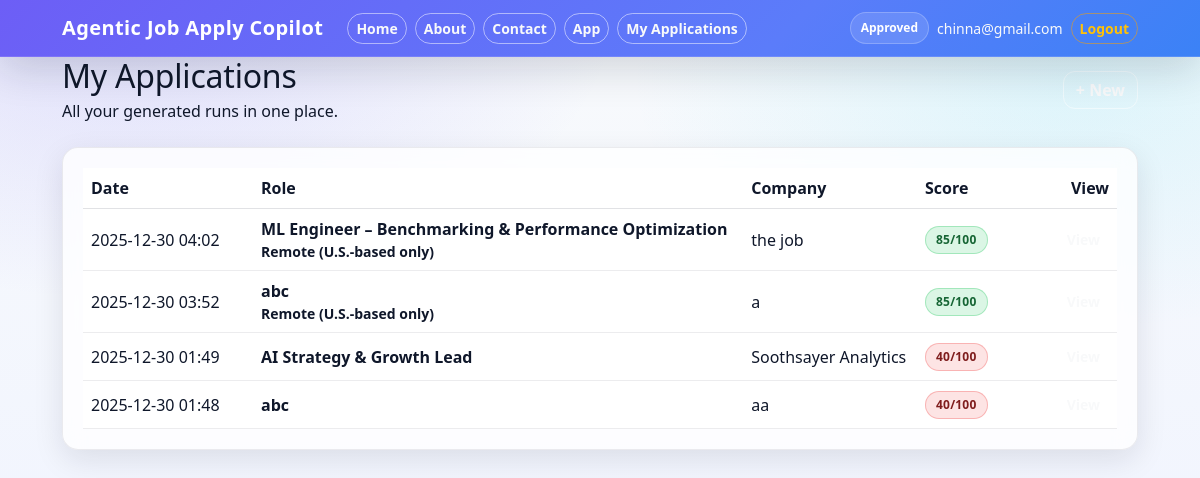
/applications (signed in), run on the app's committed database.
### backend/models.py (models this page shows)
class User(db.Model):
    __tablename__ = "users"
    id = db.Column(db.Integer, primary_key=True)
    created_at = db.Column(db.DateTime, default=datetime.utcnow, nullable=False)
    email = db.Column(db.String(255), unique=True, nullable=False, index=True)
    password_hash = db.Column(db.String(255), nullable=False)
    status = db.Column(db.String(20), default="pending", nullable=False)  # pending/approved/blocked
    is_admin = db.Column(db.Boolean, default=False, nullable=False)
    applications = db.relationship(
        "Application",
        backref="user",
        lazy=True,
        cascade="all, delete-orphan"   # optional
    )

class Application(db.Model):
    __tablename__ = "applications"
    id = db.Column(db.Integer, primary_key=True)
    created_at = db.Column(db.DateTime, default=datetime.utcnow, nullable=False)
    user_id = db.Column(db.Integer, db.ForeignKey("users.id"), nullable=False, index=True)
    job_title = db.Column(db.String(255), nullable=False)
    job_company = db.Column(db.String(255), nullable=False)
    job_location = db.Column(db.String(255), nullable=True)
    job_url = db.Column(db.Text, nullable=True)
    resume_filename = db.Column(db.String(255), nullable=True)
    resume_text = db.Column(db.Text, nullable=False)
    job_description = db.Column(db.Text, nullable=False)
    questions = db.Column(db.Text, nullable=True)
    fit_score = db.Column(db.Integer, nullable=True)
    fit_level = db.Column(db.String(50), nullable=True)
    fit_reasons = db.Column(db.Text, nullable=True)
    fit_gaps = db.Column(db.Text, nullable=True)
    job_parsed_markdown = db.Column(db.Text, nullable=True)
    tailored_resume_md = db.Column(db.Text, nullable=True)
    cover_letter = db.Column(db.Text, nullable=True)
    qna = db.Column(db.Text, nullable=True)

### app.py (the view)
@app.route("/applications")
@login_required
def applications():
    sync_session_user()
    apps = (
        Application.query.filter_by(user_id=session["user_id"])
        .order_by(Application.created_at.desc())
        .limit(50)
        .all()
    )
    return render_template("applications.html", apps=apps)

### app.py (called while the page is built)
def sync_session_user():
    uid = session.get("user_id")
    if not uid:
        return None
    u = User.query.get(uid)
    if not u:
        session.clear()
        return None
    session["user_email"] = u.email
    session["is_admin"] = bool(u.is_admin)
    session["user_status"] = u.status   # ✅ ADD THIS LINE
    return u

### backend/auth.py (called while the page is built)
def is_logged_in() -> bool:
    return bool(session.get("user_id"))

def login_required(view):
    @wraps(view)
    def wrapped(*args, **kwargs):
        if not is_logged_in():
            flash("Please log in to continue.", "warning")
            return redirect(url_for("login", next=request.path))
        return view(*args, **kwargs)
    return wrapped

### templates/applications.html (shortened to what this page needs)
{% extends "base.html" %}
{% block content %}
<div class="hero mb-4">
  <div class="d-flex flex-wrap justify-content-between align-items-center gap-3">
    <div>
      <h2 class="section-title mb-1">My Applications</h2>
      <div class="subtle">All your generated runs in one place.</div>
    </div>
    <a class="btn btn-outline-light" href="/">+ New</a>
  </div>
</div>
<div class="card">
  <div class="card-body table-responsive">
    {% if not apps %}
      <div class="p-3">
        <div class="subtle">No applications yet.</div>
        <div class="mt-2">
          <a class="btn btn-primary" href="/">Run the agent</a>
        </div>
      </div>
    {% else %}
      <table class="table table-hover align-middle mb-0">
        <thead>
          <tr>
            <th style="width: 170px;">Date</th>
            <th>Role</th>
            <th>Company</th>
            <th style="width: 110px;">Score</th>
            <th style="width: 90px;" class="text-end">View</th>
          </tr>
        </thead>
        <tbody>
          {% for a in apps %}
          <tr>
            <td class="subtle">{{ a.created_at.strftime("%Y-%m-%d %H:%M") }}</td>
            <td class="fw-semibold">
              {{ a.job_title or "—" }}
              {% if a.job_location %}
                <div class="subtle small">{{ a.job_location }}</div>
              {% endif %}
            </td>
            <td>
              {{ a.job_company or "—" }}
            </td>
            <td>
              {% if a.fit_score is not none %}
                {% set score = a.fit_score|int %}
                {% if score >= 75 %}
                  <span class="badge badge-approved">{{ score }}/100</span>
                {% elif score >= 45 %}
                  <span class="badge badge-pending">{{ score }}/100</span>
                {% else %}
                  <span class="badge badge-blocked">{{ score }}/100</span>
                {% endif %}
              {% else %}
                <span class="badge badge-soft">—</span>
              {% endif %}
            </td>
            <td class="text-end">
              <a class="btn btn-sm btn-outline-light" href="/applications/{{ a.id }}">View</a>
            </td>
          </tr>
          {% endfor %}
        </tbody>
      </table>
    {% endif %}
  </div>
</div>
{% endblock %}

### templates/base.html (shortened to what this page needs)
<!doctype html>
<html lang="en">
<head>
  <link href="https://cdn.jsdelivr.net/npm/bootstrap@5.3.3/dist/css/bootstrap.min.css" rel="stylesheet"/>
  <link href="{{ url_for('static', filename='css/styles.css') }}" rel="stylesheet"/>
</head>
<body class="bg-light">
<nav class="navbar navbar-dark">
  <div class="container d-flex justify-content-between align-items-center">
    <div class="d-flex align-items-center gap-2">
      <a class="navbar-brand fw-bold" href="{{ url_for('home') }}">Agentic Job Apply Copilot</a>
      <a class="btn btn-sm btn-outline-light" href="{{ url_for('home') }}">Home</a>
      <a class="btn btn-sm btn-outline-light" href="{{ url_for('about') }}">About</a>
      <a class="btn btn-sm btn-outline-light" href="{{ url_for('contact') }}">Contact</a>
      {% if session.get("user_id") %}
        <a class="btn btn-sm btn-outline-light" href="{{ url_for('index') }}">App</a>
        <a class="btn btn-sm btn-outline-light" href="{{ url_for('applications') }}">My Applications</a>
      {% endif %}
    </div>
    <div class="d-flex align-items-center gap-2">
      {% if session.get("user_email") %}
        <span class="header-chip">
          {% if session.get("is_admin") %}
            Admin
          {% else %}
            {{ session.get("user_status", "approved")|capitalize }}
          {% endif %}
        </span>
        <span class="text-light small">{{ session.get("user_email") }}</span>
        <a class="btn btn-sm btn-outline-warning" href="{{ url_for('logout') }}">Logout</a>
      {% else %}
        <a class="btn btn-sm btn-outline-light" href="{{ url_for('login') }}">Login</a>
        <a class="btn btn-sm btn-light" href="{{ url_for('signup') }}">Sign up</a>
      {% endif %}
    </div>
  </div>
</nav>
<div class="container page-wrap">
  {% block content %}{% endblock %}
</div>
</body>
</html>

### static/css/styles.css (style rules this page uses)
:root { --primary: #6d5ef6; --primary-2: #5b7cfa; --primary-soft: #a78bfa; --accent: #22d3ee; --bg-main: #f8fafc; --bg-tint: #eef2ff; --bg-card: #ffffff; --bg-glass: rgba(255, 255, 255, 0.78); --text-main: #0f172a; --text-muted: #64748b; --text-soft: #94a3b8; --border: rgba(15, 23, 42, 0.08); --shadow: 0 10px 30px rgba(15, 23, 42, 0.10); --success: #22c55e; --warning: #f59e0b; --danger: #ef4444; --radius-lg: 16px; --radius-md: 12px; --radius-sm: 10px; --ring: 0 0 0 0.2rem rgba(109, 94, 246, 0.22); }
html, body { height: 100%; }
body { background: radial-gradient(1000px 600px at 10% 0%, rgba(109, 94, 246, 0.18), transparent 50%), radial-gradient(900px 500px at 90% 10%, rgba(34, 211, 238, 0.12), transparent 50%), linear-gradient(180deg, var(--bg-main) 0%, var(--bg-tint) 100%); color: var(--text-main); -webkit-font-smoothing: antialiased; -moz-osx-font-smoothing: grayscale; }
a { color: var(--primary); text-decoration: none; }
.container { max-width: 1100px; }
h1, h2, h3, h4, h5 { color: var(--text-main); letter-spacing: -0.2px; }
.navbar { background: linear-gradient(135deg, var(--primary) 0%, var(--primary-2) 65%, #3b82f6 100%) !important; border-bottom: 1px solid rgba(255, 255, 255, 0.12); box-shadow: 0 12px 40px rgba(15, 23, 42, 0.16); }
.navbar .navbar-brand { font-weight: 800; letter-spacing: 0.4px; }
.navbar .btn, .navbar .nav-link { border-radius: 999px !important; }
.header-chip { display: inline-flex; align-items: center; gap: 8px; padding: 6px 10px; border-radius: 999px; font-weight: 700; font-size: 12px; border: 1px solid rgba(255,255,255,0.22); background: rgba(255,255,255,0.12); color: #fff; }
.card { background: var(--bg-glass); backdrop-filter: blur(10px); border-radius: var(--radius-lg); border: 1px solid var(--border); box-shadow: var(--shadow); }
.card .card-body { padding: 20px; }
.btn { border-radius: var(--radius-md); font-weight: 700; transition: transform 120ms ease, box-shadow 120ms ease, opacity 120ms ease; }
.btn-outline-light { border: 1px solid rgba(255,255,255,0.50) !important; }
.btn-outline-warning { border: 1px solid rgba(245,158,11,0.55) !important; }
.badge { border-radius: 999px; padding: 7px 10px; font-weight: 800; letter-spacing: 0.2px; }
.badge-approved { background: rgba(34,197,94,0.16) !important; color: #166534 !important; border: 1px solid rgba(34,197,94,0.30); }
.badge-blocked { background: rgba(239,68,68,0.14) !important; color: #7f1d1d !important; border: 1px solid rgba(239,68,68,0.30); }
.table { color: var(--text-main); }
.table thead th { color: var(--text-main); font-weight: 800; border-bottom: 1px solid rgba(15,23,42,0.12); }
.table td { color: var(--text-main); border-bottom: 1px solid rgba(15,23,42,0.08); }
.card, .alert, .table, .markdown-box { animation: fadeUp 250ms ease both; }

### data on the page
User: get "Approved", get "chinna@gmail.com"
Application: created_at "2025-12-30 04:02", job_title "ML Engineer – Benchmarking & Performance Optimization", job_location "Remote (U.S.-based only)", job_company "the job", fit_score "85"
Application: created_at "2025-12-30 03:52", job_title "abc", job_location "Remote (U.S.-based only)", job_company "a", fit_score "85"
Application: created_at "2025-12-30 01:49", job_title "AI Strategy & Growth Lead", job_company "Soothsayer Analytics", fit_score "40"
Application: created_at "2025-12-30 01:48", job_title "abc", job_company "aa", fit_score "40"
